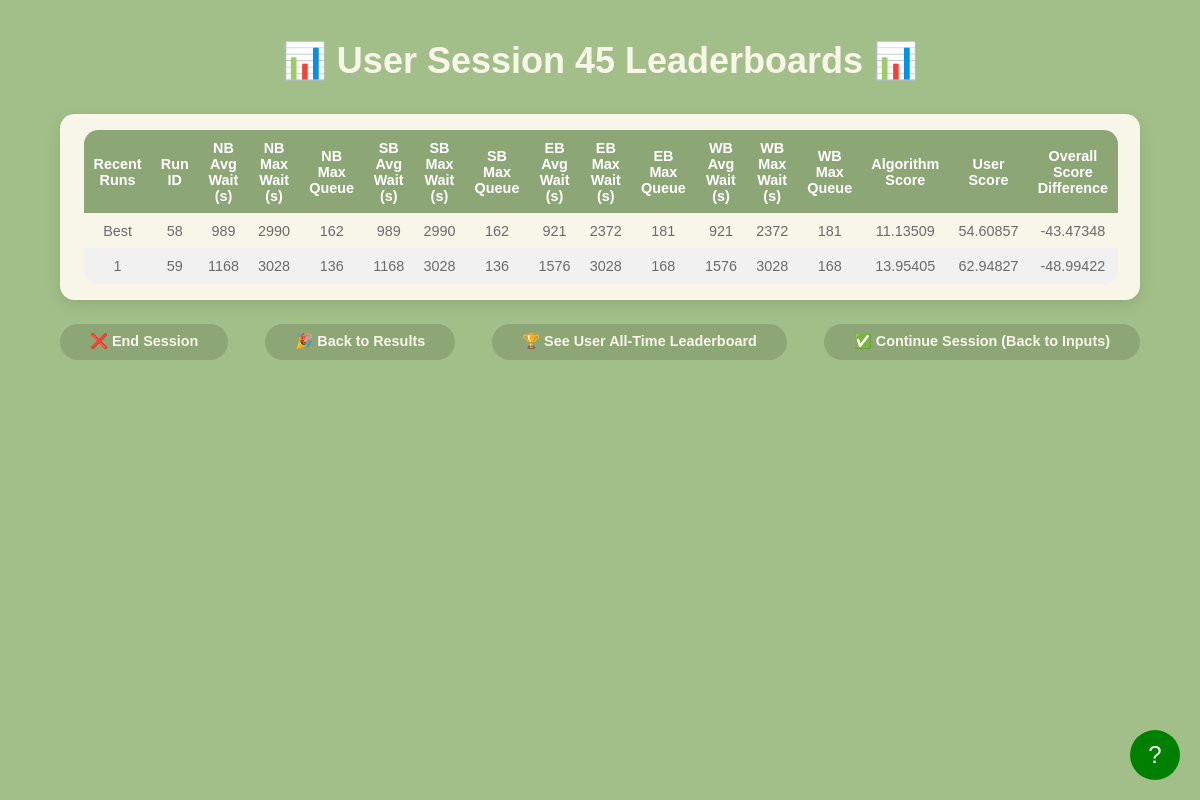
Page /session_leaderboard on the earlier database version.
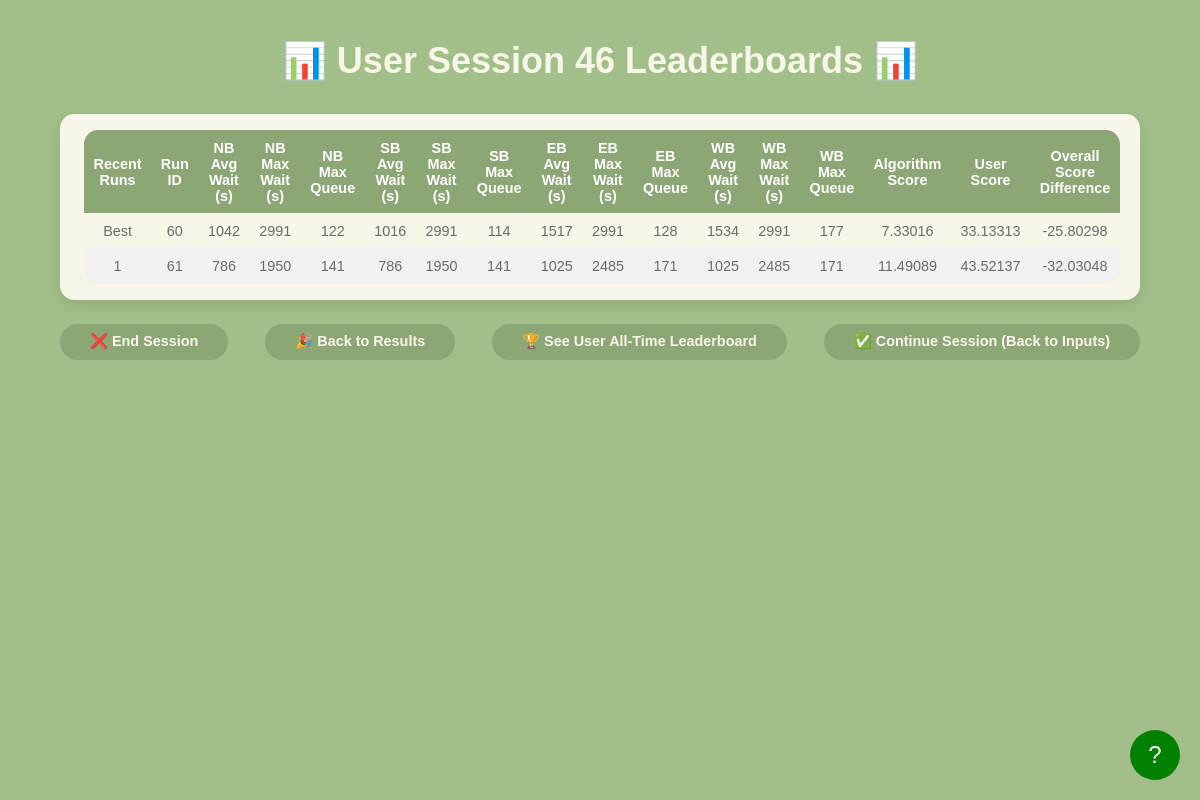
Same page on the later database version.
### models.py (models this page shows, shortened)
class LeaderboardResult(db.Model):
    __tablename__ = 'leaderboard_results'
    id = db.Column(db.Integer, primary_key=True, autoincrement=True)
    run_id = db.Column(db.Integer, db.ForeignKey('configurations.run_id'), nullable=False)
    session_id = db.Column(db.Integer, db.ForeignKey('sessions.id'), nullable=False)
    avg_wait_time_north = db.Column(db.Float, nullable=False)
    max_wait_time_north = db.Column(db.Float, nullable=False)
    max_queue_length_north = db.Column(db.Integer, nullable=False)
    avg_wait_time_south = db.Column(db.Float, nullable=False)
    max_wait_time_south = db.Column(db.Float, nullable=False)
    max_queue_length_south = db.Column(db.Integer, nullable=False)
    avg_wait_time_east = db.Column(db.Float, nullable=False)
    max_wait_time_east = db.Column(db.Float, nullable=False)
    max_queue_length_east = db.Column(db.Integer, nullable=False)
    avg_wait_time_west = db.Column(db.Float, nullable=False)
    max_wait_time_west = db.Column(db.Float, nullable=False)
    max_queue_length_west = db.Column(db.Integer, nullable=False)

### app.py (the view)
@app.route('/session_leaderboard')
def session_leaderboard_page():
    session_id = request.args.get('session_id', type=int)
    if not session_id:
        active_session = Session.query.filter_by(active=True).order_by(Session.id.desc()).first()
        session_id = active_session.id if active_session else None
    runs = get_recent_runs_with_scores(session_id) if session_id else []
    print(get_all_time_best_configurations())
    return render_template('session_leaderboard.html', runs=runs, session_id=session_id)

### templates/session_leaderboard.html (shortened to what this page needs)
<!DOCTYPE html>
<html lang="en">
<head>
</head>
<body>
    <div class="header">
        <h1>📊 User Session {{ session_id }} Leaderboards 📊</h1>
    </div>
    <div class="leaderboard-container">
        <table>
            <thead>
                <tr>
                    <th>Recent Runs</th>
                    <th>Run ID</th>
                    <th>NB Avg Wait (s)</th>
                    <th>NB Max Wait (s)</th>
                    <th>NB Max Queue</th>
                    <th>SB Avg Wait (s)</th>
                    <th>SB Max Wait (s)</th>
                    <th>SB Max Queue</th>
                    <th>EB Avg Wait (s)</th>
                    <th>EB Max Wait (s)</th>
                    <th>EB Max Queue</th>
                    <th>WB Avg Wait (s)</th>
                    <th>WB Max Wait (s)</th>
                    <th>WB Max Queue</th>
                    <th>Algorithm Score</th>
                    <th>User Score</th>
                    <th>Overall Score Difference</th>
                </tr>
            </thead>
            <tbody>
                {% if runs and runs|length > 0 %}
                    {% for run in runs %}
                    <tr onclick="handleRowClick(this)">
                        <td>
                            {% if loop.first %}
                                Best
                            {% else %}
                                {{ loop.index0 }}
                            {% endif %}
                        </td>
                        <td>{{ run.run_id }}</td>
                        <td>{{ run.nb_avg_wait|round|int }}</td>
                        <td>{{ run.nb_max_wait|round|int }}</td>
                        <td>{{ run.nb_max_queue|round|int }}</td>
                        <td>{{ run.sb_avg_wait|round|int }}</td>
                        <td>{{ run.sb_max_wait|round|int }}</td>
                        <td>{{ run.sb_max_queue|round|int }}</td>
                        <td>{{ run.eb_avg_wait|round|int }}</td>
                        <td>{{ run.eb_max_wait|round|int }}</td>
                        <td>{{ run.eb_max_queue|round|int }}</td>
                        <td>{{ run.wb_avg_wait|round|int }}</td>
                        <td>{{ run.wb_max_wait|round|int }}</td>
                        <td>{{ run.wb_max_queue|round|int }}</td>
                        <td>{{ run.algorithm_score|round(5) }}</td>
                        <td>{{ run.user_score|round(5) }}</td>
                        <td>{{ run.score|round(5) }}</td>
                    </tr>
                    {% endfor %}
                {% else %}
                    <tr>
                        <td colspan="15">No session runs found.</td>
                    </tr>
                {% endif %}
            </tbody>
        </table>
    </div>
    <div class="nav-container">
        <a class="nav-button" id="endBtn" href="/index">❌ End Session</a>
        <a class="res-button" id="results" href="/back_to_results">🎉 Back to Results</a>
        <a href="/leaderboards">🏆 See User All-Time Leaderboard</a>
        <a class="nav-button" id="backBtn" href="/parameters">✅ Continue Session (Back to Inputs)</a>
    </div>
    <div id="tutorial-button">?</div>
</body>
</html>

Differences in the rows shown:
no longer on this page (row unchanged): LeaderboardResult: shows "Best", run_id "58", nb_avg_wait "989", nb_max_wait "2990", nb_max_queue "162", sb_avg_wait "989", sb_max_wait "2990", sb_max_queue "162", eb_avg_wait "921", eb_max_wait "2372", eb_max_queue "181", wb_avg_wait "921", wb_max_wait "2372", wb_max_queue "181", algorithm_score "11.13509", user_score "54.60857", score "-43.47348"
no longer on this page (row unchanged): LeaderboardResult: run_id "59", nb_avg_wait "1168", nb_max_wait "3028", nb_max_queue "136", sb_avg_wait "1168", sb_max_wait "3028", sb_max_queue "136", eb_avg_wait "1576", eb_max_wait "3028", eb_max_queue "168", wb_avg_wait "1576", wb_max_wait "3028", wb_max_queue "168", algorithm_score "13.95405", user_score "62.94827", score "-48.99422"
added LeaderboardResult: shows "Best", run_id "60", nb_avg_wait "1042", nb_max_wait "2991", nb_max_queue "122", sb_avg_wait "1016", sb_max_wait "2991", sb_max_queue "114", eb_avg_wait "1517", eb_max_wait "2991", eb_max_queue "128", wb_avg_wait "1534", wb_max_wait "2991", wb_max_queue "177", algorithm_score "7.33016", user_score "33.13313", score "-25.80298"
added LeaderboardResult: run_id "61", nb_avg_wait "786", nb_max_wait "1950", nb_max_queue "141", sb_avg_wait "786", sb_max_wait "1950", sb_max_queue "141", eb_avg_wait "1025", eb_max_wait "2485", eb_max_queue "171", wb_avg_wait "1025", wb_max_wait "2485", wb_max_queue "171", algorithm_score "11.49089", user_score "43.52137", score "-32.03048"
Other differences:
{{ session_id }}: "45" → "46"
